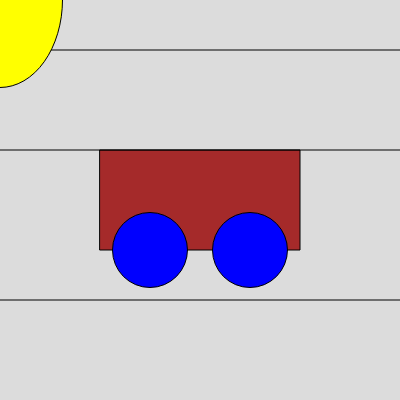
Frame 1 (no input)
Frame 60 (no input): identical to frame 1, image omitted
Frame 120 (the mouse pressed at the canvas centre since frame 60): identical to frame 1, image omitted

The p5.js sketch that drew this single still picture (run headless with seeded random() and noise() and a simulated clock; from frame 60 on, the mouse is pressed at the canvas centre):

// p5.js sketch
// ── sketch.js
function setup() {
  createCanvas(400, 400);
  rectMode(CENTER);
        }

function draw() {
  background(220);
  fill("brown");
  rect(200,200,200,100);
  fill("blue");
  ellipse(150,250,75,75);
  ellipse(250,250,75,75);
  line(400, 50 , 0 , 50);
  line(400, 300 , 0 , 300);
  line(400, 150 , 0 , 150);
  fill ("yellow");
  ellipse(0,0,125,175);

}
